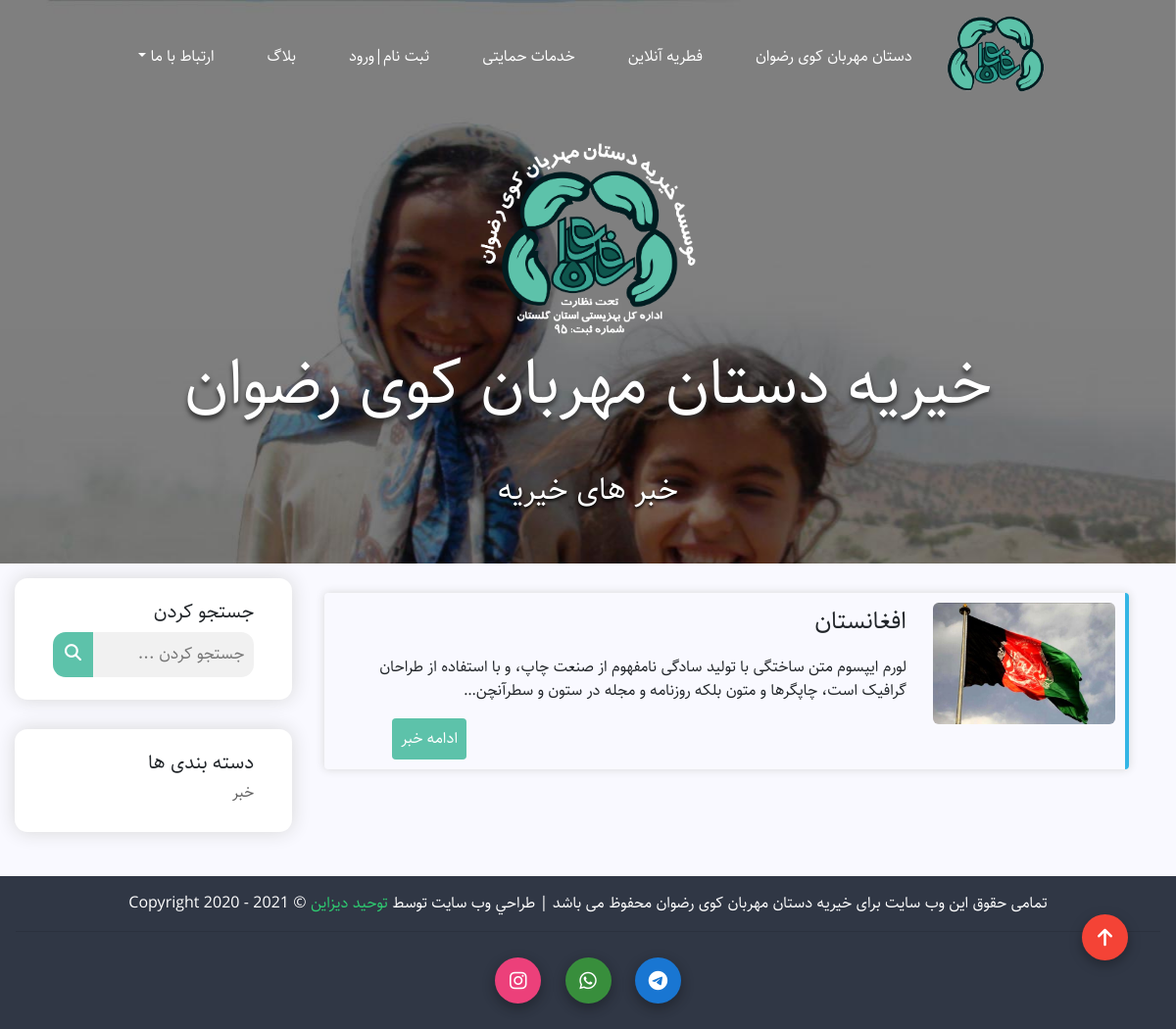
/news-category/category/news/, run on the app's committed database.
### charity/models.py (models this page shows, shortened)
class Post(models.Model):
    STATUS_CHOICES = (
        ('draft', 'غیر فعال'),
        ('published', 'فعال'),
    )
    title = models.CharField(max_length=100, verbose_name='تیتر')
    user = models.ForeignKey('auth.User', on_delete=models.SET_NULL, null=True, blank=True, verbose_name='نویسنده')
    body = RichTextField(verbose_name='متن')
    image = models.ImageField(upload_to="image/", verbose_name='انتخاب عکس')
    time = models.DateTimeField(verbose_name='زمان')
    daste = models.ManyToManyField(Tag, verbose_name="دسته بندی", related_name='articles')
    status = models.CharField(max_length=10, choices=STATUS_CHOICES, default='published', verbose_name='وضعیت')
    class Meta:
        verbose_name = 'مقالات'
        verbose_name_plural = 'مقالات'
    def get_absolute_url(self):
        return reverse("detail-news", args=[str(self.id)])
    def image_tag(self):
        return format_html("<img width=50 style='border-radius:5px;' src='{}'>".format(self.image.url))
    image_tag.short_description = 'عکس'

class Tag(models.Model):
    name = models.CharField(max_length=100, null=True, verbose_name='دسته بندی')
    slug = models.SlugField(max_length=100, unique=True, verbose_name='آدرس دسته بندی')
    status = models.BooleanField(default=True, verbose_name='آیا نمایش داده شود؟')
    positions = models.IntegerField(default=True, verbose_name='پوزیشن')
    class Meta:
        verbose_name = 'دسته بندی'
        verbose_name_plural = 'دسته بندی'

### charity/views.py (the view)
# urls.py: path('news-category/', views.NewsListView.as_view(), name='news'),
def category(request, slug):
    category_post = Post.objects.filter(daste__slug = slug).order_by('-time')
    category_categorys = Tag.objects.filter(status = True, slug = slug)
    return render(request, 'main/category_list.html', {'slug': slug, 'category_post': category_post, 'category_categorys': category_categorys})

### templates/main/category_list.html (shortened to what this page needs)
{% extends 'base.html' %}
{% load static %}
{% block content %}
    <main>
        <div class="box-body">
            <div class="txt-name">
                <img src="{% static 'img/img-logo.png' %}" alt="">
                <p>خیریه دستان مهربان کوی رضوان</p>
            </div>
            <br>
            <div class="txt-ash">
                <h2>خبر های خیریه</h2>
            </div>
            <br>
            <br>
        </div>
    </div>
    <div class='main-news'>
        <div class='to-main-news1'>
                        {% if category_post %}
                        {% for news in category_post %}
                            <div class='news-post'>
                                <div class='to-news-post1'>
                                    <img src='{{news.image.url}}'>
                                </div>
                                <div class='to-news-post2'>
                                    <p style='font-size: 25px;'>{{news.title}}</p>
                                    <p>{{news.body|safe|truncatechars:150}}</p>
                                    <a href='{{news.get_absolute_url}}' class='botton-news'>ادامه خبر</a>
                                </div>
                            </div>
                        {% endfor %}
                        {% else %}
                        <p>این دسته بندی خالی میباشد</p>
                        {% endif %}
        </div>
        <div class='to-main-news2'>
            <div class='search-box'>
                <h5>جستجو کردن</h5>
                <form class="example" action="/action_page.php" style="max-width:300px">
                <input type="text" placeholder="جستجو کردن ..." name="search2">
                <button type="submit"><i class="fa fa-search"></i></button>
                </form>
            </div>
            <div class='search-box'>
                <h5> دسته بندی ها</h5>
                {% for cate in category_categorys %}
                <h6>{{cate.name}}</h6>
                {% endfor %}
            </div>
        </div>
    </div>
{% endblock content %}

### static/css/style2.css (style rules this page uses)
* { padding: 0; margin: 0; font-family: Sahel, serif; }
.main-news { width: 100%; height: auto; background-color: #F9F9FF; position: relative; padding: 15px; display: inline-flex; direction: rtl; text-align: right; }
.to-main-news1 { width: 75%; padding: 15px; height: auto; margin: 0 18px; }
.to-main-news1 img { width: 186px; border-radius: 6px; }
.to-news-post2 { padding: 0 27px; }
.botton-news { float: left; margin-left: 2rem; padding: 9px; color: white; background-color: #5dc2aa; border-radius: .25rem; }
.to-main-news2 { width: 25%; height: auto; }
.news-post { display: flex; padding: 10px; box-shadow: 0 0 10px #d7d7d7; border-radius: .25rem; border-right: 4px solid #33b5e5; margin-bottom: 30px; }
.search-box { background-color: white; box-shadow: 0 0 19px #d7d7d7; border-radius: 13px; height: auto; padding: 23px 39px; margin-bottom: 30px; }
.search-box h6 { color: #626262; }
form.example input[type=text] { padding: 10px; font-size: 17px; border: none; float: right; width: 80%; border-radius: 0 13px 13px 0; background: #f1f1f1; }
form.example button { float: right; width: 20%; padding: 10px; background: #5dc2aa; color: white; font-size: 17px; border:none; border-radius: 13px 0 0 13px; cursor: pointer; }
form.example::after { content: ""; clear: both; display: table; }
.box-body div.txt-name { text-align: center; font-size: 66px; margin: auto; margin-top: 36px; color: white; text-shadow: 0 4px 5px #2e2e2e; }
.box-body div.txt-ash { text-align: center; color: white; font-size: 19px; text-shadow: 0 2px 3px black; }
.txt-name img { width: 220px; }

### data on the page
Post: image (picture), title "افغانستان", body "لورم ایپسوم متن ساختگی با تولید سادگی نامفهوم از صنعت چاپ، و با استفاده از طراحان گرافیک است، چاپگرها و متون بلکه روزنامه و مجله در ستون و سطرآنچن…"
Tag: name "خبر"
